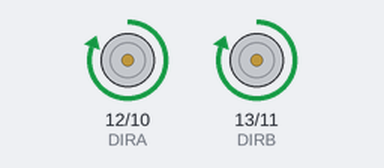
Bench run of a sketch on a simulated Arduino Uno, built with avr-gcc and run on an emulated ATmega328P. Parts: direction and speed pins drawn as motors (green arrow = direction pin HIGH = forward, orange = LOW = backward, longer = more drive).

Above: at 0.1 s.
At 1.1 s:
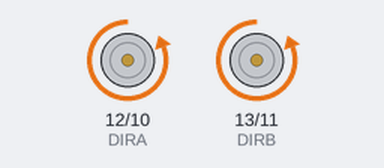
At 2.1 s:
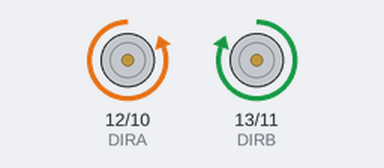
At 3.1 s:
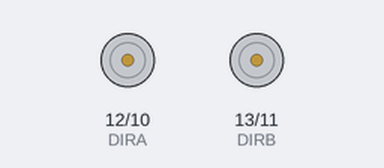
Timing chart, 0 to 4.6 s (numbered marks = the images above):
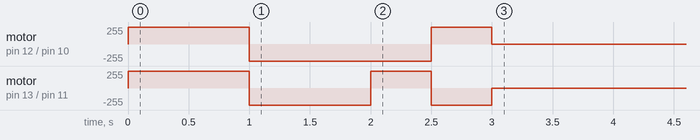

The sketch:

bluetooth_robot_2.ino
```cpp
// объявляем пины
#define PWMA 10 // пин для управления скоростью мотором А
#define DIRA 12 // пин для управления направлением вращения мотора А
#define PWMB 11 // пин для управления скоростью мотором B
#define DIRB 13 // пин для управления направлением вращения мотора B

void setup() {
  // запускаем пины
  pinMode(PWMA, OUTPUT);
  pinMode(DIRA, OUTPUT);
  pinMode(PWMB, OUTPUT);
  pinMode(DIRB, OUTPUT);
  // запускаем процедуру танца
  danse();
}

// процедура управляющая только одним мотором
void motor(char number, int speed) {
  if (number=='A') {              // управление левым мотором
    analogWrite(PWMA,abs(speed)); // запуск мотора со скоростью speed
    digitalWrite(DIRA,speed>0);   // запуск мотора в направлении знака speed
  }
  if (number=='B') {              // управление левым мотором
    analogWrite(PWMB,abs(speed)); // запуск мотора со скоростью speed
    digitalWrite(DIRB,speed>0);   // запуск мотора в направлении знака speed
  }
}


void loop() {

}

void danse() {
  motors(255,255);
  delay(1000);
  motors(-255,-255);
  delay(1000);
  motors(-255,255);
  delay(500);
  motors(255,-255);
  delay(500);
  motors(0,0);
}

// процедура управляющая сразу двумя моторами
void motors(int speed_a, int speed_b) {
  motor('A',speed_a);
  motor('B',speed_b);
}
```
